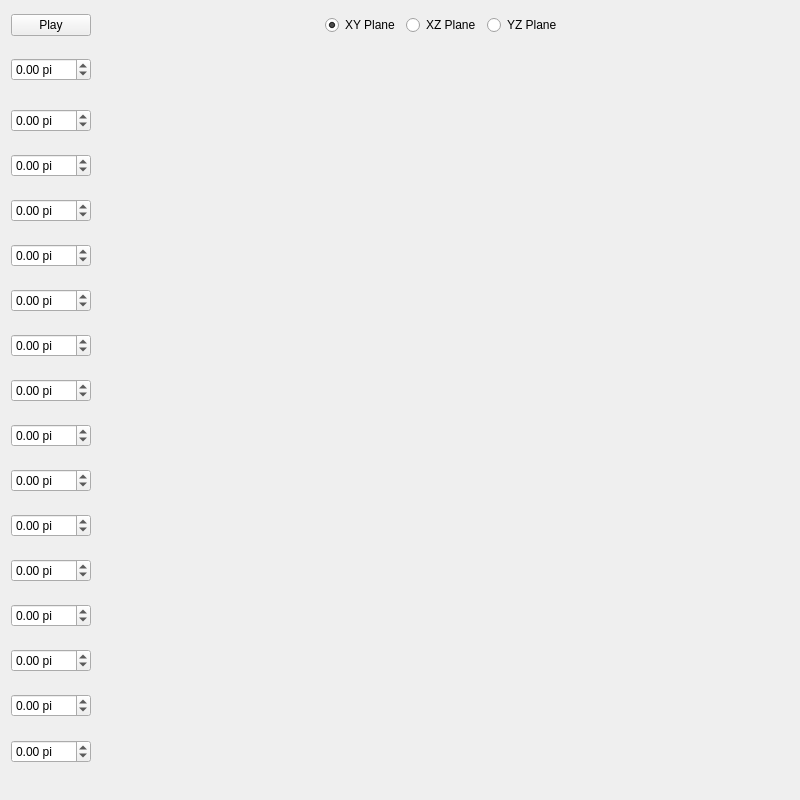
<?xml version="1.0" encoding="UTF-8"?>
<ui version="4.0">
 <class>SnakeViz</class>
 <widget class="QWidget" name="SnakeViz">
  <property name="geometry">
   <rect>
    <x>0</x>
    <y>0</y>
    <width>800</width>
    <height>800</height>
   </rect>
  </property>
  <property name="windowTitle">
   <string>Form</string>
  </property>
  <layout class="QGridLayout" name="gridLayout">
   <item row="0" column="0">
    <widget class="QPushButton" name="pushButton">
     <property name="text">
      <string>Play</string>
     </property>
    </widget>
   </item>
   <item row="0" column="1">
    <spacer name="horizontalSpacer">
     <property name="orientation">
      <enum>Qt::Horizontal</enum>
     </property>
     <property name="sizeHint" stdset="0">
      <size>
       <width>197</width>
       <height>20</height>
      </size>
     </property>
    </spacer>
   </item>
   <item row="0" column="2">
    <widget class="QRadioButton" name="radioButton">
     <property name="text">
      <string>XY Plane</string>
     </property>
     <property name="checked">
      <bool>true</bool>
     </property>
     <attribute name="buttonGroup">
      <string notr="true">buttonGroup</string>
     </attribute>
    </widget>
   </item>
   <item row="0" column="3">
    <widget class="QRadioButton" name="radioButton_2">
     <property name="text">
      <string>XZ Plane</string>
     </property>
     <attribute name="buttonGroup">
      <string notr="true">buttonGroup</string>
     </attribute>
    </widget>
   </item>
   <item row="0" column="4">
    <widget class="QRadioButton" name="radioButton_3">
     <property name="text">
      <string>YZ Plane</string>
     </property>
     <attribute name="buttonGroup">
      <string notr="true">buttonGroup</string>
     </attribute>
    </widget>
   </item>
   <item row="0" column="5">
    <spacer name="horizontalSpacer_2">
     <property name="orientation">
      <enum>Qt::Horizontal</enum>
     </property>
     <property name="sizeHint" stdset="0">
      <size>
       <width>197</width>
       <height>20</height>
      </size>
     </property>
    </spacer>
   </item>
   <item row="1" column="0">
    <widget class="QDoubleSpinBox" name="doubleSpinBox_1">
     <property name="wrapping">
      <bool>true</bool>
     </property>
     <property name="suffix">
      <string> pi</string>
     </property>
     <property name="minimum">
      <double>-2.000000000000000</double>
     </property>
     <property name="maximum">
      <double>2.000000000000000</double>
     </property>
     <property name="singleStep">
      <double>0.083333000000000</double>
     </property>
     <property name="value">
      <double>0.000000000000000</double>
     </property>
    </widget>
   </item>
   <item row="1" column="1" rowspan="16" colspan="5">
    <widget class="Projections" name="widget" native="true">
     <property name="sizePolicy">
      <sizepolicy hsizetype="Fixed" vsizetype="Fixed">
       <horstretch>0</horstretch>
       <verstretch>0</verstretch>
      </sizepolicy>
     </property>
     <property name="minimumSize">
      <size>
       <width>680</width>
       <height>680</height>
      </size>
     </property>
    </widget>
   </item>
   <item row="2" column="0">
    <widget class="QDoubleSpinBox" name="doubleSpinBox_2">
     <property name="wrapping">
      <bool>true</bool>
     </property>
     <property name="suffix">
      <string> pi</string>
     </property>
     <property name="minimum">
      <double>-2.000000000000000</double>
     </property>
     <property name="maximum">
      <double>2.000000000000000</double>
     </property>
     <property name="singleStep">
      <double>0.083333000000000</double>
     </property>
     <property name="value">
      <double>0.000000000000000</double>
     </property>
    </widget>
   </item>
   <item row="3" column="0">
    <widget class="QDoubleSpinBox" name="doubleSpinBox_3">
     <property name="wrapping">
      <bool>true</bool>
     </property>
     <property name="suffix">
      <string> pi</string>
     </property>
     <property name="minimum">
      <double>-2.000000000000000</double>
     </property>
     <property name="maximum">
      <double>2.000000000000000</double>
     </property>
     <property name="singleStep">
      <double>0.083333000000000</double>
     </property>
     <property name="value">
      <double>0.000000000000000</double>
     </property>
    </widget>
   </item>
   <item row="4" column="0">
    <widget class="QDoubleSpinBox" name="doubleSpinBox_4">
     <property name="wrapping">
      <bool>true</bool>
     </property>
     <property name="suffix">
      <string> pi</string>
     </property>
     <property name="minimum">
      <double>-2.000000000000000</double>
     </property>
     <property name="maximum">
      <double>2.000000000000000</double>
     </property>
     <property name="singleStep">
      <double>0.083333000000000</double>
     </property>
     <property name="value">
      <double>0.000000000000000</double>
     </property>
    </widget>
   </item>
   <item row="5" column="0">
    <widget class="QDoubleSpinBox" name="doubleSpinBox_5">
     <property name="wrapping">
      <bool>true</bool>
     </property>
     <property name="suffix">
      <string> pi</string>
     </property>
     <property name="minimum">
      <double>-2.000000000000000</double>
     </property>
     <property name="maximum">
      <double>2.000000000000000</double>
     </property>
     <property name="singleStep">
      <double>0.083333000000000</double>
     </property>
     <property name="value">
      <double>0.000000000000000</double>
     </property>
    </widget>
   </item>
   <item row="6" column="0">
    <widget class="QDoubleSpinBox" name="doubleSpinBox_6">
     <property name="wrapping">
      <bool>true</bool>
     </property>
     <property name="suffix">
      <string> pi</string>
     </property>
     <property name="minimum">
      <double>-2.000000000000000</double>
     </property>
     <property name="maximum">
      <double>2.000000000000000</double>
     </property>
     <property name="singleStep">
      <double>0.083333000000000</double>
     </property>
     <property name="value">
      <double>0.000000000000000</double>
     </property>
    </widget>
   </item>
   <item row="7" column="0">
    <widget class="QDoubleSpinBox" name="doubleSpinBox_7">
     <property name="wrapping">
      <bool>true</bool>
     </property>
     <property name="suffix">
      <string> pi</string>
     </property>
     <property name="minimum">
      <double>-2.000000000000000</double>
     </property>
     <property name="maximum">
      <double>2.000000000000000</double>
     </property>
     <property name="singleStep">
      <double>0.083333000000000</double>
     </property>
     <property name="value">
      <double>0.000000000000000</double>
     </property>
    </widget>
   </item>
   <item row="8" column="0">
    <widget class="QDoubleSpinBox" name="doubleSpinBox_8">
     <property name="wrapping">
      <bool>true</bool>
     </property>
     <property name="suffix">
      <string> pi</string>
     </property>
     <property name="minimum">
      <double>-2.000000000000000</double>
     </property>
     <property name="maximum">
      <double>2.000000000000000</double>
     </property>
     <property name="singleStep">
      <double>0.083333000000000</double>
     </property>
     <property name="value">
      <double>0.000000000000000</double>
     </property>
    </widget>
   </item>
   <item row="9" column="0">
    <widget class="QDoubleSpinBox" name="doubleSpinBox_9">
     <property name="wrapping">
      <bool>true</bool>
     </property>
     <property name="suffix">
      <string> pi</string>
     </property>
     <property name="minimum">
      <double>-2.000000000000000</double>
     </property>
     <property name="maximum">
      <double>2.000000000000000</double>
     </property>
     <property name="singleStep">
      <double>0.083333000000000</double>
     </property>
     <property name="value">
      <double>0.000000000000000</double>
     </property>
    </widget>
   </item>
   <item row="10" column="0">
    <widget class="QDoubleSpinBox" name="doubleSpinBox_10">
     <property name="wrapping">
      <bool>true</bool>
     </property>
     <property name="suffix">
      <string> pi</string>
     </property>
     <property name="minimum">
      <double>-2.000000000000000</double>
     </property>
     <property name="maximum">
      <double>2.000000000000000</double>
     </property>
     <property name="singleStep">
      <double>0.083333000000000</double>
     </property>
     <property name="value">
      <double>0.000000000000000</double>
     </property>
    </widget>
   </item>
   <item row="11" column="0">
    <widget class="QDoubleSpinBox" name="doubleSpinBox_11">
     <property name="wrapping">
      <bool>true</bool>
     </property>
     <property name="suffix">
      <string> pi</string>
     </property>
     <property name="minimum">
      <double>-2.000000000000000</double>
     </property>
     <property name="maximum">
      <double>2.000000000000000</double>
     </property>
     <property name="singleStep">
      <double>0.083333000000000</double>
     </property>
     <property name="value">
      <double>0.000000000000000</double>
     </property>
    </widget>
   </item>
   <item row="12" column="0">
    <widget class="QDoubleSpinBox" name="doubleSpinBox_12">
     <property name="wrapping">
      <bool>true</bool>
     </property>
     <property name="suffix">
      <string> pi</string>
     </property>
     <property name="minimum">
      <double>-2.000000000000000</double>
     </property>
     <property name="maximum">
      <double>2.000000000000000</double>
     </property>
     <property name="singleStep">
      <double>0.083333000000000</double>
     </property>
     <property name="value">
      <double>0.000000000000000</double>
     </property>
    </widget>
   </item>
   <item row="13" column="0">
    <widget class="QDoubleSpinBox" name="doubleSpinBox_13">
     <property name="wrapping">
      <bool>true</bool>
     </property>
     <property name="suffix">
      <string> pi</string>
     </property>
     <property name="minimum">
      <double>-2.000000000000000</double>
     </property>
     <property name="maximum">
      <double>2.000000000000000</double>
     </property>
     <property name="singleStep">
      <double>0.083333000000000</double>
     </property>
     <property name="value">
      <double>0.000000000000000</double>
     </property>
    </widget>
   </item>
   <item row="14" column="0">
    <widget class="QDoubleSpinBox" name="doubleSpinBox_14">
     <property name="wrapping">
      <bool>true</bool>
     </property>
     <property name="suffix">
      <string> pi</string>
     </property>
     <property name="minimum">
      <double>-2.000000000000000</double>
     </property>
     <property name="maximum">
      <double>2.000000000000000</double>
     </property>
     <property name="singleStep">
      <double>0.083333000000000</double>
     </property>
     <property name="value">
      <double>0.000000000000000</double>
     </property>
    </widget>
   </item>
   <item row="15" column="0">
    <widget class="QDoubleSpinBox" name="doubleSpinBox_15">
     <property name="wrapping">
      <bool>true</bool>
     </property>
     <property name="suffix">
      <string> pi</string>
     </property>
     <property name="minimum">
      <double>-2.000000000000000</double>
     </property>
     <property name="maximum">
      <double>2.000000000000000</double>
     </property>
     <property name="singleStep">
      <double>0.083333000000000</double>
     </property>
     <property name="value">
      <double>0.000000000000000</double>
     </property>
    </widget>
   </item>
   <item row="16" column="0">
    <widget class="QDoubleSpinBox" name="doubleSpinBox_16">
     <property name="wrapping">
      <bool>true</bool>
     </property>
     <property name="suffix">
      <string> pi</string>
     </property>
     <property name="minimum">
      <double>-2.000000000000000</double>
     </property>
     <property name="maximum">
      <double>2.000000000000000</double>
     </property>
     <property name="singleStep">
      <double>0.083333000000000</double>
     </property>
     <property name="value">
      <double>0.000000000000000</double>
     </property>
    </widget>
   </item>
  </layout>
 </widget>
 <customwidgets>
  <customwidget>
   <class>Projections</class>
   <extends>QWidget</extends>
   <header>projections.h</header>
   <container>1</container>
  </customwidget>
 </customwidgets>
 <tabstops>
  <tabstop>pushButton</tabstop>
  <tabstop>doubleSpinBox_1</tabstop>
  <tabstop>doubleSpinBox_2</tabstop>
  <tabstop>doubleSpinBox_3</tabstop>
  <tabstop>doubleSpinBox_4</tabstop>
  <tabstop>doubleSpinBox_5</tabstop>
  <tabstop>doubleSpinBox_6</tabstop>
  <tabstop>doubleSpinBox_7</tabstop>
  <tabstop>doubleSpinBox_8</tabstop>
  <tabstop>doubleSpinBox_9</tabstop>
  <tabstop>doubleSpinBox_10</tabstop>
  <tabstop>doubleSpinBox_11</tabstop>
  <tabstop>doubleSpinBox_12</tabstop>
  <tabstop>doubleSpinBox_13</tabstop>
  <tabstop>doubleSpinBox_14</tabstop>
  <tabstop>doubleSpinBox_15</tabstop>
  <tabstop>doubleSpinBox_16</tabstop>
 </tabstops>
 <resources/>
 <connections>
  <connection>
   <sender>pushButton</sender>
   <signal>clicked()</signal>
   <receiver>SnakeViz</receiver>
   <slot>refresh()</slot>
   <hints>
    <hint type="sourcelabel">
     <x>62</x>
     <y>25</y>
    </hint>
    <hint type="destinationlabel">
     <x>132</x>
     <y>26</y>
    </hint>
   </hints>
  </connection>
  <connection>
   <sender>doubleSpinBox_1</sender>
   <signal>valueChanged(double)</signal>
   <receiver>SnakeViz</receiver>
   <slot>refresh()</slot>
   <hints>
    <hint type="sourcelabel">
     <x>67</x>
     <y>68</y>
    </hint>
    <hint type="destinationlabel">
     <x>130</x>
     <y>64</y>
    </hint>
   </hints>
  </connection>
  <connection>
   <sender>doubleSpinBox_2</sender>
   <signal>valueChanged(double)</signal>
   <receiver>SnakeViz</receiver>
   <slot>refresh()</slot>
   <hints>
    <hint type="sourcelabel">
     <x>68</x>
     <y>115</y>
    </hint>
    <hint type="destinationlabel">
     <x>100</x>
     <y>138</y>
    </hint>
   </hints>
  </connection>
  <connection>
   <sender>doubleSpinBox_3</sender>
   <signal>valueChanged(double)</signal>
   <receiver>SnakeViz</receiver>
   <slot>refresh()</slot>
   <hints>
    <hint type="sourcelabel">
     <x>44</x>
     <y>172</y>
    </hint>
    <hint type="destinationlabel">
     <x>97</x>
     <y>180</y>
    </hint>
   </hints>
  </connection>
  <connection>
   <sender>doubleSpinBox_4</sender>
   <signal>valueChanged(double)</signal>
   <receiver>SnakeViz</receiver>
   <slot>refresh()</slot>
   <hints>
    <hint type="sourcelabel">
     <x>55</x>
     <y>212</y>
    </hint>
    <hint type="destinationlabel">
     <x>107</x>
     <y>225</y>
    </hint>
   </hints>
  </connection>
  <connection>
   <sender>doubleSpinBox_5</sender>
   <signal>valueChanged(double)</signal>
   <receiver>SnakeViz</receiver>
   <slot>refresh()</slot>
   <hints>
    <hint type="sourcelabel">
     <x>67</x>
     <y>253</y>
    </hint>
    <hint type="destinationlabel">
     <x>108</x>
     <y>260</y>
    </hint>
   </hints>
  </connection>
  <connection>
   <sender>doubleSpinBox_6</sender>
   <signal>valueChanged(double)</signal>
   <receiver>SnakeViz</receiver>
   <slot>refresh()</slot>
   <hints>
    <hint type="sourcelabel">
     <x>63</x>
     <y>301</y>
    </hint>
    <hint type="destinationlabel">
     <x>101</x>
     <y>314</y>
    </hint>
   </hints>
  </connection>
  <connection>
   <sender>doubleSpinBox_7</sender>
   <signal>valueChanged(double)</signal>
   <receiver>SnakeViz</receiver>
   <slot>refresh()</slot>
   <hints>
    <hint type="sourcelabel">
     <x>43</x>
     <y>346</y>
    </hint>
    <hint type="destinationlabel">
     <x>102</x>
     <y>354</y>
    </hint>
   </hints>
  </connection>
  <connection>
   <sender>doubleSpinBox_8</sender>
   <signal>valueChanged(double)</signal>
   <receiver>SnakeViz</receiver>
   <slot>refresh()</slot>
   <hints>
    <hint type="sourcelabel">
     <x>71</x>
     <y>395</y>
    </hint>
    <hint type="destinationlabel">
     <x>99</x>
     <y>408</y>
    </hint>
   </hints>
  </connection>
  <connection>
   <sender>doubleSpinBox_9</sender>
   <signal>valueChanged(double)</signal>
   <receiver>SnakeViz</receiver>
   <slot>refresh()</slot>
   <hints>
    <hint type="sourcelabel">
     <x>59</x>
     <y>440</y>
    </hint>
    <hint type="destinationlabel">
     <x>105</x>
     <y>448</y>
    </hint>
   </hints>
  </connection>
  <connection>
   <sender>doubleSpinBox_10</sender>
   <signal>valueChanged(double)</signal>
   <receiver>SnakeViz</receiver>
   <slot>refresh()</slot>
   <hints>
    <hint type="sourcelabel">
     <x>80</x>
     <y>480</y>
    </hint>
    <hint type="destinationlabel">
     <x>106</x>
     <y>492</y>
    </hint>
   </hints>
  </connection>
  <connection>
   <sender>doubleSpinBox_11</sender>
   <signal>valueChanged(double)</signal>
   <receiver>SnakeViz</receiver>
   <slot>refresh()</slot>
   <hints>
    <hint type="sourcelabel">
     <x>70</x>
     <y>524</y>
    </hint>
    <hint type="destinationlabel">
     <x>107</x>
     <y>544</y>
    </hint>
   </hints>
  </connection>
  <connection>
   <sender>doubleSpinBox_12</sender>
   <signal>valueChanged(double)</signal>
   <receiver>SnakeViz</receiver>
   <slot>refresh()</slot>
   <hints>
    <hint type="sourcelabel">
     <x>71</x>
     <y>574</y>
    </hint>
    <hint type="destinationlabel">
     <x>108</x>
     <y>578</y>
    </hint>
   </hints>
  </connection>
  <connection>
   <sender>doubleSpinBox_13</sender>
   <signal>valueChanged(double)</signal>
   <receiver>SnakeViz</receiver>
   <slot>refresh()</slot>
   <hints>
    <hint type="sourcelabel">
     <x>73</x>
     <y>614</y>
    </hint>
    <hint type="destinationlabel">
     <x>103</x>
     <y>620</y>
    </hint>
   </hints>
  </connection>
  <connection>
   <sender>doubleSpinBox_14</sender>
   <signal>valueChanged(double)</signal>
   <receiver>SnakeViz</receiver>
   <slot>refresh()</slot>
   <hints>
    <hint type="sourcelabel">
     <x>81</x>
     <y>659</y>
    </hint>
    <hint type="destinationlabel">
     <x>105</x>
     <y>666</y>
    </hint>
   </hints>
  </connection>
  <connection>
   <sender>doubleSpinBox_15</sender>
   <signal>valueChanged(double)</signal>
   <receiver>SnakeViz</receiver>
   <slot>refresh()</slot>
   <hints>
    <hint type="sourcelabel">
     <x>73</x>
     <y>702</y>
    </hint>
    <hint type="destinationlabel">
     <x>108</x>
     <y>702</y>
    </hint>
   </hints>
  </connection>
  <connection>
   <sender>doubleSpinBox_16</sender>
   <signal>valueChanged(double)</signal>
   <receiver>SnakeViz</receiver>
   <slot>refresh()</slot>
   <hints>
    <hint type="sourcelabel">
     <x>69</x>
     <y>754</y>
    </hint>
    <hint type="destinationlabel">
     <x>110</x>
     <y>768</y>
    </hint>
   </hints>
  </connection>
  <connection>
   <sender>radioButton</sender>
   <signal>clicked()</signal>
   <receiver>SnakeViz</receiver>
   <slot>refresh()</slot>
   <hints>
    <hint type="sourcelabel">
     <x>387</x>
     <y>30</y>
    </hint>
    <hint type="destinationlabel">
     <x>385</x>
     <y>54</y>
    </hint>
   </hints>
  </connection>
  <connection>
   <sender>radioButton_2</sender>
   <signal>clicked()</signal>
   <receiver>SnakeViz</receiver>
   <slot>refresh()</slot>
   <hints>
    <hint type="sourcelabel">
     <x>456</x>
     <y>34</y>
    </hint>
    <hint type="destinationlabel">
     <x>464</x>
     <y>57</y>
    </hint>
   </hints>
  </connection>
  <connection>
   <sender>radioButton_3</sender>
   <signal>clicked()</signal>
   <receiver>SnakeViz</receiver>
   <slot>refresh()</slot>
   <hints>
    <hint type="sourcelabel">
     <x>543</x>
     <y>32</y>
    </hint>
    <hint type="destinationlabel">
     <x>548</x>
     <y>48</y>
    </hint>
   </hints>
  </connection>
 </connections>
 <slots>
  <slot>refresh()</slot>
 </slots>
 <buttongroups>
  <buttongroup name="buttonGroup"/>
 </buttongroups>
</ui>
